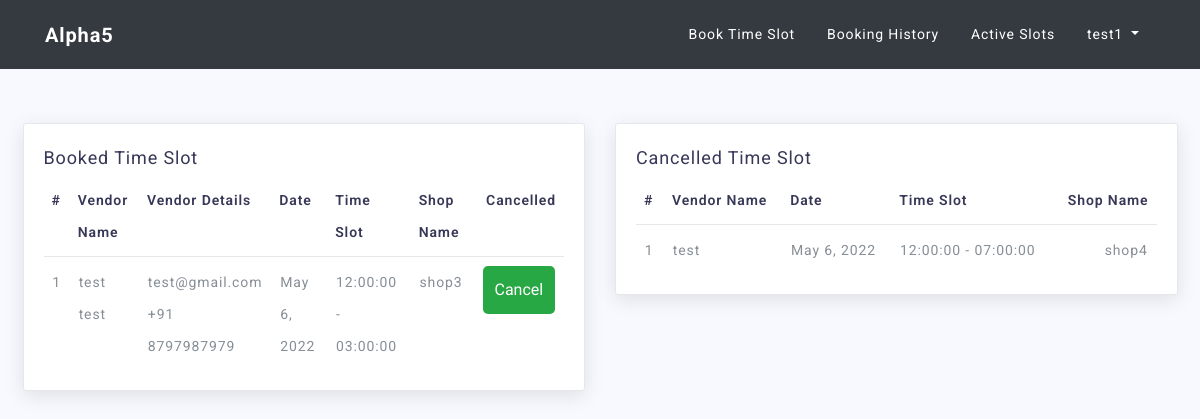
/customer/book/ (signed in), run on an earlier commit of the app's database.
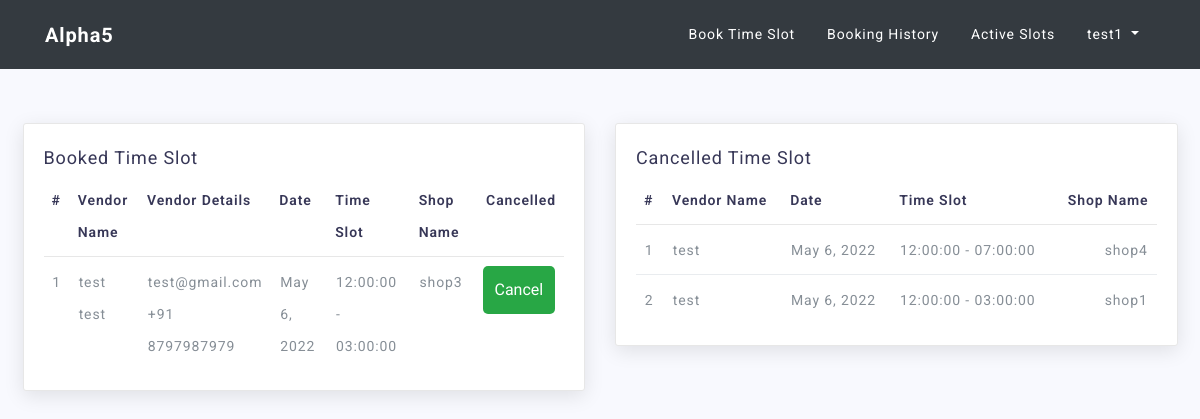
And on a later commit of the database.
### customer/models.py (models this page shows, shortened)
class TimeSlotBook(models.Model):
    id = models.UUIDField(primary_key=True, default=uuid.uuid4, editable=False)
    manager_id = models.ForeignKey(User, on_delete=models.CASCADE, related_name="manager_id")
    customer_id = models.ForeignKey(User, on_delete=models.CASCADE, related_name="customer_id")
    date = models.DateField(null=False)
    room_id = models.ForeignKey(Room, on_delete=models.CASCADE)
    start_time = models.TimeField(null=False)
    end_time = models.TimeField(null=False)
    class Meta:
        unique_together = ('manager_id', 'date', 'room_id', 'start_time', 'end_time')

class TimeSlotCancel(models.Model):
    id = models.UUIDField(primary_key=True, default=uuid.uuid4, editable=False)
    manager_id = models.ForeignKey(User, on_delete=models.CASCADE, related_name="manger_id_cancel")
    customer_id = models.ForeignKey(User, on_delete=models.CASCADE, related_name="customer_id_cancel")
    date = models.DateField(null=False)
    room_id = models.ForeignKey(Room, on_delete=models.CASCADE)
    start_time = models.TimeField(null=False)
    end_time = models.TimeField(null=False)

### accounts/models.py (models this page shows)
class User(AbstractUser):
    id = models.UUIDField(primary_key=True, default=uuid.uuid4, editable=False)
    is_customer = models.BooleanField(default=False)
    is_manager = models.BooleanField(default=False)
    phone = models.CharField(max_length=10, null=False)

### manager/models.py (models this page shows, shortened)
class Room(models.Model):
    id = models.UUIDField(primary_key=True, default=uuid.uuid4, editable=False)
    room_owner = models.ForeignKey(User, on_delete=models.CASCADE)
    room_name = models.CharField(max_length=10, null=False)
    class Meta:
        unique_together = ('room_owner', 'room_name')
    def __str__(self):
        return self.room_name

### customer/views.py (the view)
# urls.py: path('book/', views.BookDetailView.as_view(), name="book"),
@method_decorator(dispatcher, name="dispatch")
class BookDetailView(DetailView):
    model = TimeSlotBook
    template_name = "customer/time_slot_book.html"
    def get(self, request):
        tsb1 = TimeSlotBook.objects.filter(customer_id=self.request.user)
        tsb2 = TimeSlotCancel.objects.filter(customer_id=self.request.user)
        return render(request, self.template_name, {"booked": tsb1, "cancelled": tsb2})

### templates/customer/time_slot_book.html (shortened to what the changed rows need)
{% load staticfiles %}
<!DOCTYPE html>
<html lang="en">
   <head>
     {% include 'base.html'%}
   </head>
{% if error_msg %}
<div class="alert alert-primary">
          {{error_msg}}
</div>
{% else %}
<div class="container-fluid mt-5 pt-4">
        <br>
      <div class="row">
        <div class="col-lg-6">
                <div class="card">
                    {% if booked %}
                <div class="card-body">
                    <div class="table-responsive">
                        <table class="table table-hover ">
                            <thead>
                                <tr>
                                    <th>#</th>
                                    <th>Vendor Name</th>
                                    <th>Vendor Details</th>
                                    <th>Date</th>
                                    <th>Time Slot</th>
                                    <th>Shop Name</th>
                                    <th>Cancelled</th>
                                </tr>
                            </thead>
                            <tbody>
                            {% for x in booked %}
                                    <tr>
                                        <td>{{ forloop.counter }}</td>
                                        <td>{{x.manager_id.first_name}} {{x.manager_id.last_name}} </td>
                                        <td>
                                            {{x.manager_id.email}}
                                            <br>
                                            +91 {{x.manager_id.phone}}
                                        </td>
                                        <td>{{x.date}}</td>
                                        <td>{{x.start_time | time:"h:i:s"}} - {{x.end_time | time:"h:i:s"}}</td>
                                        <td>{{x.room_id}}</td>
                                        <td>
                                            <form action="{% url 'customer:cancel' %}" method="POST">
                                                <input type="submit" value="Cancel" class="button btn-success" style="cursor:pointer">
                                            </form>
                                        </td>
                                    </tr>
                            {% endfor %}
                            </tbody>
                        </table>
                    </div>
                </div>
                    {% else %}
                    <div class="card-body">
                        No Time Slots is Booked.
                    </div>
                {% endif %}
            </div>
        </div>
        <div class="col-lg-6">
        <div class="card">
            {% if cancelled %}
            <div class="card-body">
                <div class="table-responsive">
                    <table class="table table-hover ">
                        <thead>
                            <tr>
                                <th>#</th>
                                <th>Vendor Name</th>
                                <th>Date</th>
                                <th>Time Slot</th>
                                <th>Shop Name</th>
                            </tr>
                        </thead>
                        <tbody>
                        {% for x in cancelled %}
                            <tr>
                                <td>{{ forloop.counter }}</td>
                                <td>{{x.manager_id}}</td>
                                <td>{{x.date}}</td>
                                <td>{{x.start_time | time:"h:i:s"}} - {{x.end_time | time:"h:i:s"}}</td>
                                <td>{{x.room_id}}</td>
                            </tr>
                        {% endfor %}
                        </tbody>
                    </table>
                </div>
            </div>
            {% else %}
                    <div class="card-body">
                        No Time Slots is Cancelled.
                    </div>
                {% endif %}
        </div>
    </div>
  </div>
</div>
{% endif %}

What changed in the data, as far as the page shows it:
added TimeSlotCancel: manager_id "test", date "May 6, 2022", start_time "12:00:00", end_time "03:00:00", room_id "shop1"
